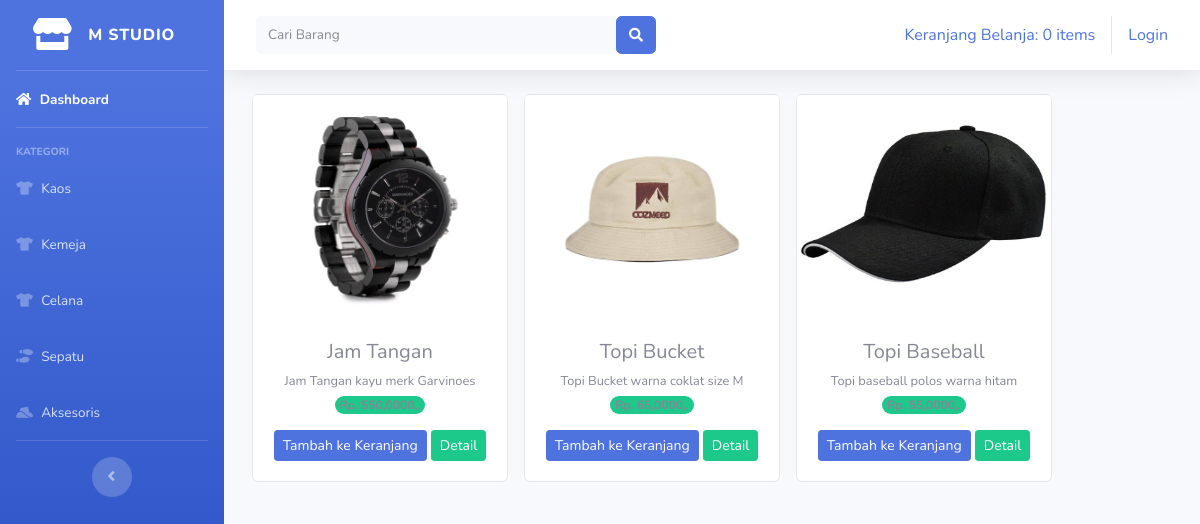
Page /index.php/kategori/aksesoris on the committed database.
### tables this page shows
CREATE TABLE `tb_barang` (
  `Id_brg` int(11) NOT NULL,
  `Nama_brg` varchar(120) NOT NULL,
  `Keterangan` varchar(225) NOT NULL,
  `Kategori` varchar(60) NOT NULL,
  `Harga` int(11) NOT NULL,
  `Stok` int(4) NOT NULL,
  `Gambar` varchar(400) NOT NULL
);

### application/controllers/kategori.php (called while the page is built, shortened)
<?php
class Kategori extends CI_Controller{
	public function aksesoris(){
		$data['aksesoris'] = $this->model_kategori->data_aksesoris()->result();
		$this->load->view('templates/header');
		$this->load->view('templates/sidebar');
		$this->load->view('aksesoris', $data);
		$this->load->view('templates/footer');
	}
}
?>

### index.php (called while the page is built, shortened)
<?php
require_once BASEPATH.'core/CodeIgniter.php';

### application/models/model_kategori.php (called while the page is built, shortened)
<?php
class Model_kategori extends CI_Model{
	public function data_aksesoris(){
		return $this->db->get_where("tb_barang", array('Kategori' => 'aksesoris'));
	}
}
?>

### application/views/aksesoris.php (the view)
<div class="container-fluid">
	<div class="row text-center mt-4">
		<?php foreach ($aksesoris as $brg) : ?>
			<div class="card ml-3 mb-3" style="width: 16rem;">
			  <img src="<?php echo base_url().'./uploads/'.$brg->Gambar ?>" width="640" height="225" overflow="hidden" class="card-img-top" alt="...">
			  <div class="card-body">
			    <h5 class="card-title mb-1"><?php echo $brg->Nama_brg ?></h5>
			    <small><?php echo $brg->Keterangan ?></small><br>
			    <span class="badge rounded-pill bg-success mb-3">Rp. <?php echo number_format($brg->Harga), 0, ',','.' ?></span>
			    <?php echo anchor('dashboard/tambah_ke_keranjang/'.$brg->Id_brg,'<div class="btn btn-sm btn-primary">Tambah ke Keranjang</div>')  ?>
			    <?php echo anchor('dashboard/detail_brg/'.$brg->Id_brg,'<div class="btn btn-sm btn-success">Detail</div>')  ?>
			  </div>
			</div>
		<?php endforeach; ?>
	</div>
</div>

### rows in the picture
tb_barang: Gambar (picture), Nama_brg "Jam Tangan", Keterangan "Jam Tangan kayu merk Garvinoes", Id_brg "Tambah ke Keranjang", Id_brg "Detail"
tb_barang: Gambar (picture), Nama_brg "Topi Bucket", Keterangan "Topi Bucket warna coklat size M", Id_brg "Tambah ke Keranjang", Id_brg "Detail"
tb_barang: Gambar (picture), Nama_brg "Topi Baseball", Keterangan "Topi baseball polos warna hitam", Id_brg "Tambah ke Keranjang", Id_brg "Detail"

### other values in the picture
anchor('dashboard/detail_keranjang', $keranjang) "Keranjang Belanja: 0 items"
anchor('auth/login','Login') "Login"
